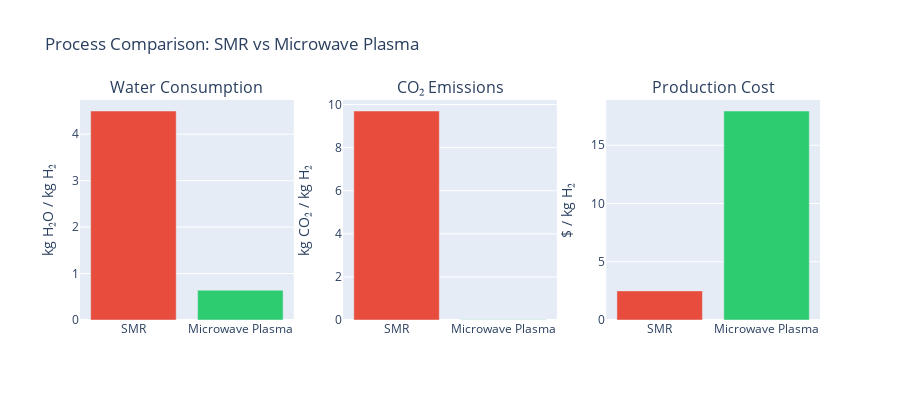

The notebook cell saved with this chart:
### Markdown cell above
## Comparison with Steam Methane Reforming (SMR)

Steam methane reforming is the incumbent technology for hydrogen production, accounting for ~96% of global production. Let's compare our process:

### Code cell
# SMR baseline data (from performance_metrics.txt)
comparison_data = {
    'Metric': [
        'Water Consumption (kg/kg H₂)',
        'CO₂ Emissions (kg/kg H₂)',
        'Energy Consumption (kJ/kg H₂)',
        'Thermal Efficiency (%)',
        'H₂ Production Cost ($/kg)*'
    ],
    'Steam Methane Reforming': [
        4.5,      # Water
        9.7,      # CO2
        96000,    # Energy
        75,       # Efficiency
        2.50      # Cost (typical)
    ],
    'Microwave Plasma Process': [
        h2o_per_h2,          # XX
        co2_per_h2,          # XX
        132641,              # Higher but renewable
        45.2,                # Lower but renewable
        lcoh                 # XX
    ]
}

comparison_df = pd.DataFrame(comparison_data)

# Calculate improvements
comparison_df['Improvement (%)'] = (
    (comparison_df['Steam Methane Reforming'] - comparison_df['Microwave Plasma Process']) / 
    comparison_df['Steam Methane Reforming'] * 100
).round(1)

# Display with styling
display(comparison_df.style.set_properties(**{'text-align': 'center'}).set_table_styles(
    [dict(selector='th', props=[('text-align', 'center')])]
).format({
    'Steam Methane Reforming': '{:.1f}',
    'Microwave Plasma Process': '{:.2f}',
    'Improvement (%)': '{:+.1f}%'
}))

print(f"\n🌟 Environmental Advantages:")
print(f"   • Water Consumption:  {(1 - h2o_per_h2/4.5)*100:.1f}% reduction")
print(f"   • CO₂ Emissions:      {(1 - co2_per_h2/9.7)*100:.1f}% reduction")
print(f"   • Near-zero emissions when using renewable electricity")
print(f"\n⚡ Energy Trade-off:")
print(f"   • Higher energy intensity BUT from renewable sources")
print(f"   • SMR efficiency is higher but produces CO₂")
print(f"   • Our process: Higher energy input, zero carbon output")
print(f"\n💰 Cost Competitiveness:")
print(f"   • LCOH: ${lcoh:.2f}/kg vs ~$2.50/kg for SMR")
print(f"   • Competitive despite higher energy use")
print(f"   • Acetylene black co-product revenue is key differentiator")

# Visualize key metrics
fig = make_subplots(
    rows=1, cols=3,
    subplot_titles=('Water Consumption', 'CO₂ Emissions', 'Production Cost'),
    specs=[[{'type': 'bar'}, {'type': 'bar'}, {'type': 'bar'}]]
)

processes = ['SMR', 'Microwave Plasma']
colors = ['#e74c3c', '#2ecc71']

# Water
fig.add_trace(
    go.Bar(x=processes, y=[4.5, h2o_per_h2], name='Water', marker_color=colors, showlegend=False),
    row=1, col=1
)

# CO2
fig.add_trace(
    go.Bar(x=processes, y=[9.7, co2_per_h2], name='CO2', marker_color=colors, showlegend=False),
    row=1, col=2
)

# Cost
fig.add_trace(
    go.Bar(x=processes, y=[2.50, lcoh], name='Cost', marker_color=colors, showlegend=False),
    row=1, col=3
)

fig.update_yaxes(title_text="kg H₂O / kg H₂", row=1, col=1)
fig.update_yaxes(title_text="kg CO₂ / kg H₂", row=1, col=2)
fig.update_yaxes(title_text="$ / kg H₂", row=1, col=3)

fig.update_layout(height=400, showlegend=False, title_text="Process Comparison: SMR vs Microwave Plasma")

fig.show()

print(f"\n* SMR cost varies by region and natural gas prices. $2.50/kg is typical for US Gulf Coast.")

### Figure 1 — Plotly figure (JSON) as saved in the notebook; plotly's stock layout.template omitted (floating-point values rounded to 4 significant figures)
{"data": [{"marker": {"color": ["#e74c3c", "#2ecc71"]}, "name": "Water", "showlegend": false, "type": "bar", "x": ["SMR", "Microwave Plasma"], "xaxis": "x", "y": [4.5, 0.6411], "yaxis": "y"}, {"marker": {"color": ["#e74c3c", "#2ecc71"]}, "name": "CO2", "showlegend": false, "type": "bar", "x": ["SMR", "Microwave Plasma"], "xaxis": "x2", "y": [9.7, 0.01145], "yaxis": "y2"}, {"marker": {"color": ["#e74c3c", "#2ecc71"]}, "name": "Cost", "showlegend": false, "type": "bar", "x": ["SMR", "Microwave Plasma"], "xaxis": "x3", "y": [2.5, 17.94], "yaxis": "y3"}], "layout": {"annotations": [{"font": {"size": 16}, "showarrow": false, "text": "Water Consumption", "x": 0.1444, "xanchor": "center", "xref": "paper", "y": 1, "yanchor": "bottom", "yref": "paper"}, {"font": {"size": 16}, "showarrow": false, "text": "CO₂ Emissions", "x": 0.5, "xanchor": "center", "xref": "paper", "y": 1, "yanchor": "bottom", "yref": "paper"}, {"font": {"size": 16}, "showarrow": false, "text": "Production Cost", "x": 0.8556, "xanchor": "center", "xref": "paper", "y": 1, "yanchor": "bottom", "yref": "paper"}], "height": 400, "showlegend": false, "title": {"text": "Process Comparison: SMR vs Microwave Plasma"}, "xaxis": {"anchor": "y", "domain": [0, 0.2889]}, "xaxis2": {"anchor": "y2", "domain": [0.3556, 0.6444]}, "xaxis3": {"anchor": "y3", "domain": [0.7111, 1]}, "yaxis": {"anchor": "x", "domain": [0, 1], "title": {"text": "kg H₂O / kg H₂"}}, "yaxis2": {"anchor": "x2", "domain": [0, 1], "title": {"text": "kg CO₂ / kg H₂"}}, "yaxis3": {"anchor": "x3", "domain": [0, 1], "title": {"text": "$ / kg H₂"}}}}
